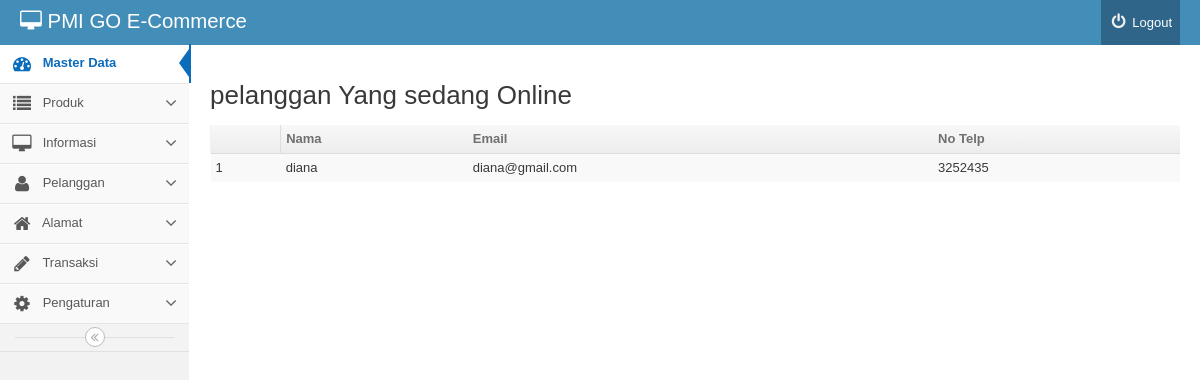
Page /backend/index.php?mod=pelanggan&pg=pelanggan_online (signed in) on the earlier database version.
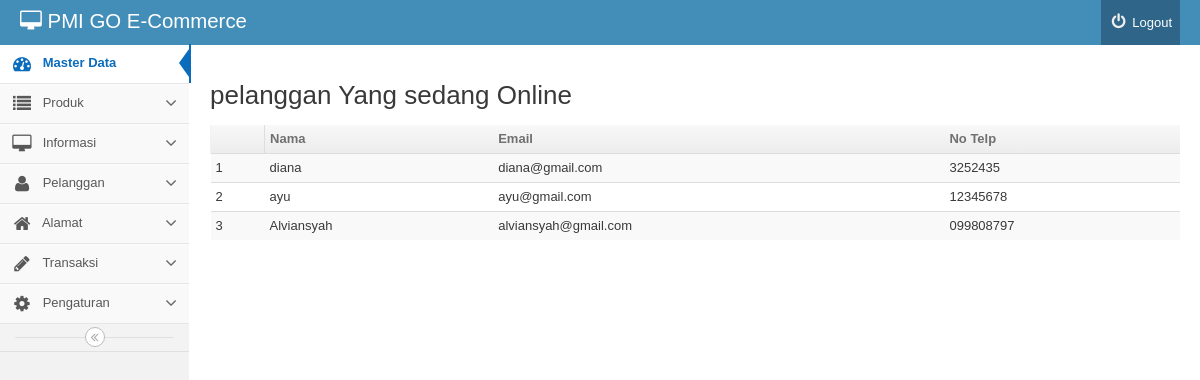
Same page on the later database version.
### tables this page shows
CREATE TABLE IF NOT EXISTS `pelanggan` (
  `idpelanggan` int(11) NOT NULL AUTO_INCREMENT,
  `nama` varchar(25) NOT NULL,
  `kelamin` set('L','P') NOT NULL,
  `email` varchar(100) NOT NULL,
  `alamat` varchar(200) NOT NULL,
  `kodepos` varchar(6) NOT NULL,
  `kota` varchar(25) NOT NULL,
  `telp` varchar(200) NOT NULL,
  `tanggal_daftar` date DEFAULT NULL,
  `password` varchar(32) NOT NULL,
  `status` int(11) NOT NULL,
  `level` varchar(15) NOT NULL,
  PRIMARY KEY (`idpelanggan`)
);

### backend/pelanggan/pelanggan_online.php (the view, shortened to what this page needs)
<div>
	<h2 id="headings">  pelanggan Yang sedang Online</h2>
	<table  class="table table-striped table-condensed">
		<thead>
			<th><td><b>Nama </b></td><td><b>Email</b></td><td><b>No Telp</b></td></th>
		</thead>
		<tbody>
<?php
$batas='10';
$halaman=$_GET['halaman'];
$posisi=null;
if(empty($halaman)){
$posisi=0;
}else{
$posisi=($halaman-1)* $batas;
}
$query="SELECT pelanggan.*
 from pelanggan where status='1'
 limit $posisi,$batas ";
$result=mysql_query($query) or die(mysql_error());
$no=1;
while($rows=mysql_fetch_object($result)){
			?>
			<tr>
				<td><?php echo $posisi+$no
				?></td>
				<td><?php		echo $rows -> nama;?></td>
			<td><?php		echo $rows ->email;?></td>
			<td><?php		echo $rows->telp;?></td>
			</tr>
			<?php	$no++;
	}?>
		</tbody>
	</table>
</div>

Differences in the rows shown:
added pelanggan: no "2", nama "ayu", email "ayu@gmail.com", telp "12345678"
added pelanggan: no "3", nama "Alviansyah", email "alviansyah@gmail.com", telp "099808797"
